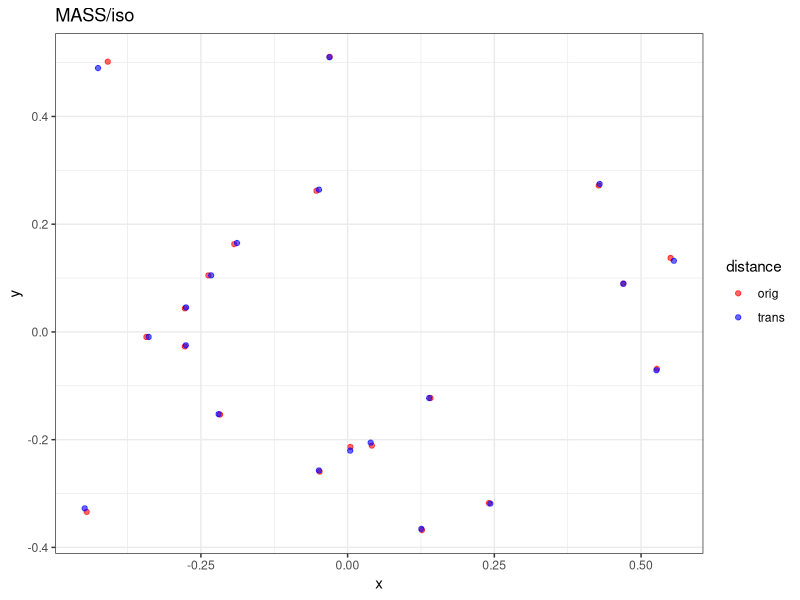
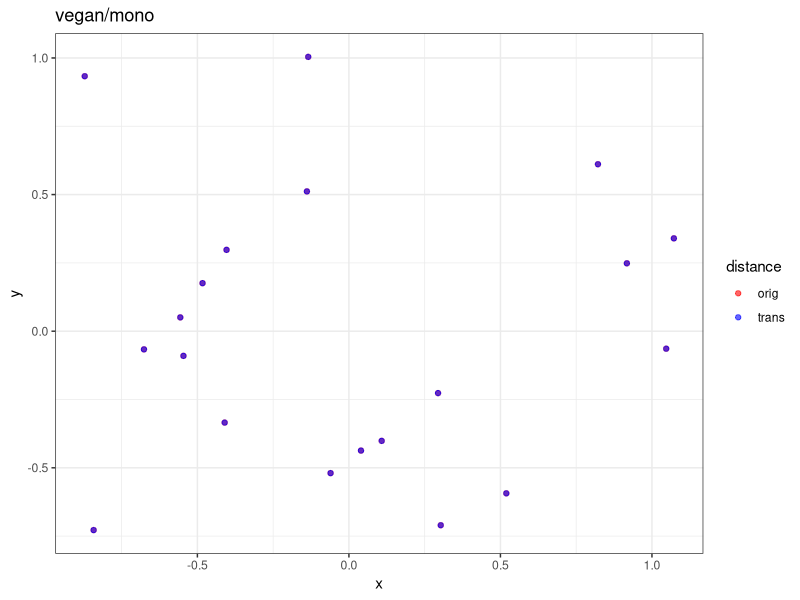

The R script that drew these images, in order:
#load libraries, data
library(vegan)
library(MASS)
library(ggplot2)
theme_set(theme_bw())

# A distance matrix 
data(dune)
mdis<-vegdist(dune, method="horn")

# Compare mds results with and without transformation
# Use procrustes to avoid scale and rotation problems
comp <- function(dis, mdsfun, transfun, label=""){
	osc <- scores(mdsfun(dis))[, 1:2]
	tsc_raw <- scores(mdsfun(transfun(dis)))[, 1:2]
	tsc <- procrustes(osc, tsc_raw)$Yrot

	osc <- data.frame(osc)
	tsc <- data.frame(tsc)

	osc[["distance"]] = "orig"
	tsc[["distance"]] = "trans"

	names(osc)[1:2] <- c("x", "y")
	names(tsc)[1:2] <- c("x", "y")

	sc <- rbind(osc, tsc)
	print(ggplot(sc, aes(x=x, y=y, color=distance))
		+ labs(title=label)
		+ scale_color_manual(values=c("red", "blue"))
		+ geom_point(alpha=0.6)
	)
	return(sc)
}

comp(mdis, isoMDS, sqrt, "MASS/iso")
comp(mdis, metaMDS, sqrt, "vegan/mono")

## Wrapper so we can try vegan/iso
## This gives an error with engine = isoMDS, but not with monoMDS, which is weird and I'm dropping it.
metaISO <- function (dis){
	return(metaMDS(dis, engine="isoMDS"))
}
# comp(mdis, metaISO, sqrt, "vegan/iso")
